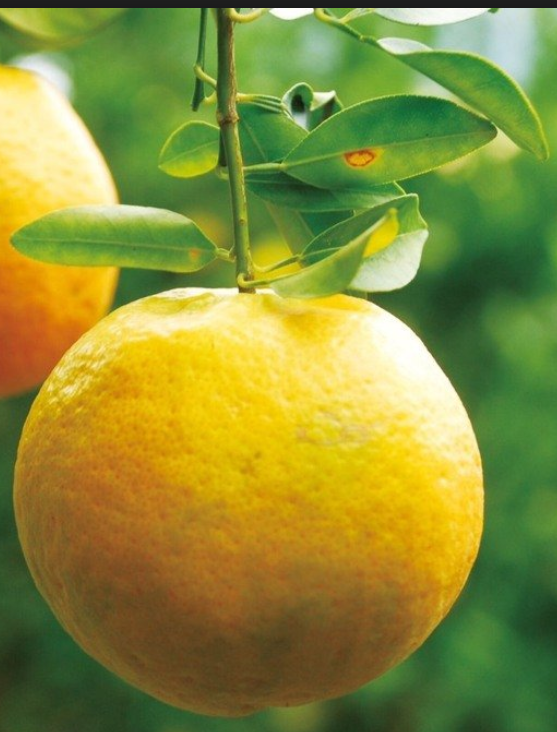
%> input picture project/test4.png, 557 x 732 px
$ octave test4.m   (GNU Octave 9; MATLAB toolbox functions it lacks are replaced by stand-ins)
%> lines starting %> are read from the running program, lines starting %| are printed output that depends on the picture; in (x1, y1, x2, y2) boxes, pixels count from 0 and x2, y2 are one past the last pixel; in counts of white or black regions, pixels touching at a corner belong together; the program's own positions count from 1
clc;
clear;
close all;

% 初始化
rgbimg = imread('test4.png');
%> rgbimg is the input picture: size 732x557x3 uint8; mean R, G, B 137.6, 142.4, 56.2
% figure;
imshow(rgbimg);
r = rgbimg(:, :, 1);
g = rgbimg(:, :, 2);
b = rgbimg(:, :, 3);

grayimg = rgb2gray(rgbimg);
[row, col] = size(grayimg);%行数和列数
%> row = 732; col = 557

hsvimg = rgb2hsv(rgbimg);
%> hsvimg: size 732x557x3 double; mean H, S, V 0.204, 0.637, 0.628
H = hsvimg(:, :, 1);
S = hsvimg(:, :, 2);
V = hsvimg(:, :, 3);
% 初始化

I = H;%提取H色彩空间
% [8 lines of commented-out code are left out]
se = strel('disk', 50);%圆形结构元素
% 腐蚀
Io = imopen(I, se);%形态学开操作
Ie = imerode(I, se);%对图像进行腐蚀
Iobr = imreconstruct(Ie, I);%形态学重建
% 膨胀
Ioc = imclose(Io, se);%形态学关操作
Iobrd = imdilate(Iobr, se);%对图像进行膨胀
Iobrcbr = imreconstruct(imcomplement(Iobrd), imcomplement(Iobr));%形态学重建
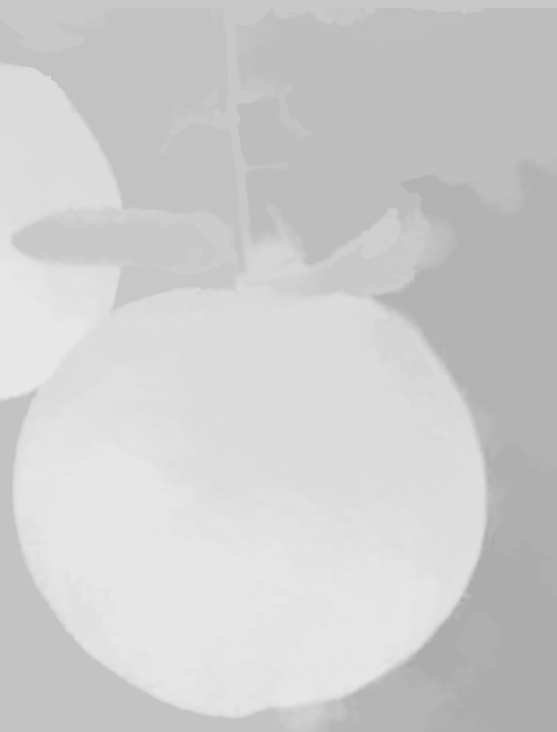
%> Iobrcbr: size 732x557 double; min 0.677, max 0.908, mean 0.806
Iobrcbr = imcomplement(Iobrcbr);%图像求反
bw = imbinarize(Iobrcbr, graythresh(Iobrcbr));%转化为二值图像
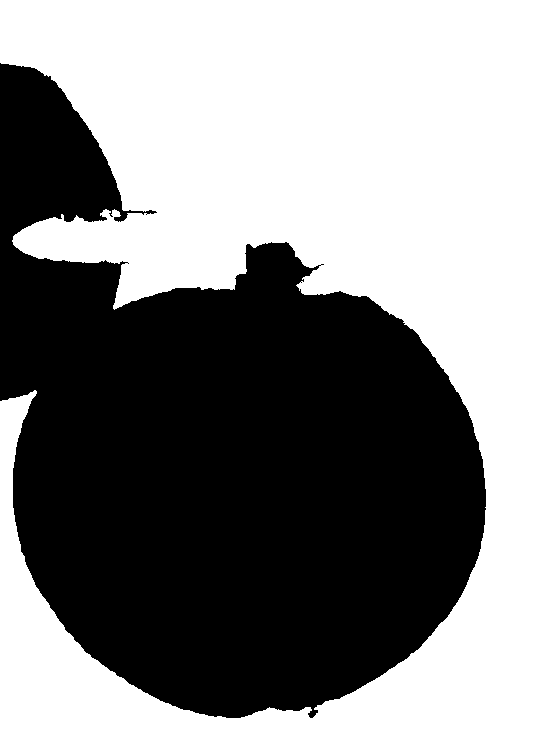
%> bw: size 732x557 logical; 53% white; 1 black region, box (x1, y1, x2, y2) and area: (0, 63, 486, 718) 191606
bw = imcomplement(bw);%图像求反
% figure;
imshow(bw) %显示二值图像
title('Thresholded opening-closing by reconstruction')
% 阈值分割

% 求重心
XProject = sum(bw);%二值图在x轴的投影
%> XProject = 557 values, max 495 at index 65, min 0 at index 487, mean 344
YProject = sum(bw, 2);%二值图在y轴的投影
%> YProject = 732 values, max 473 at index 490, min 0 at index 1, mean 261.8
XProjectSum = XProject;
%> XProjectSum has the same summary as XProject
YProjectSum = YProject;
%> YProjectSum has the same summary as YProject
for i = 2 : col
    XProjectSum(i) = XProjectSum(i) + XProjectSum(i-1);
end
%> after the loop, XProjectSum = 557 values from 338 to 191606
for i = 2 : row
    YProjectSum(i) = YProjectSum(i) + YProjectSum(i-1);
end
%> after the loop, YProjectSum = 732 values from 0 to 191606
%画图
XAxis = 1 : col;
%> XAxis = 557 values from 1 to 557
YAxis = 1 : row;
%> YAxis = 732 values from 1 to 732
figure;
bar(XAxis, XProjectSum);
title('x轴累积直方图');
%> figure, not shown here; tallest bar 191606 high, from x = 485.6 to 486.4
figure;
bar(YAxis, YProjectSum);
title('y轴累积直方图');
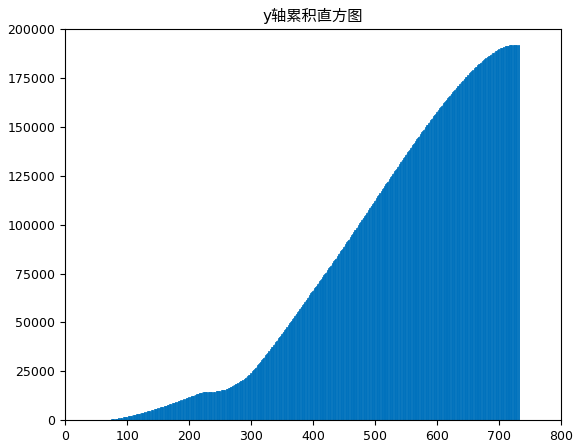
%> figure redrawn from the program's plot data; tallest bar 191606 high, from x = 717.6 to 718.4
% 分别求x轴y轴重心
XHalf = sum(XProject)/2;%求x轴一半
%> XHalf = 95803
YHalf = sum(YProject)/2;%求y轴一半
%> YHalf = 95803
for i = 2 : col
    if XHalf > XProjectSum(i-1) && XHalf < XProjectSum(i)
        break;
    end
end
XCenter = i;%x轴中心
%> XCenter = 221
for i = 2 : row
    if YHalf > YProjectSum(i-1) && YHalf < YProjectSum(i)
        break;
    end
end
YCenter = i;%y轴中心
%> YCenter = 465
bwCenter = bw;
bwCenter(YCenter - 5 : YCenter + 5, XCenter - 5 : XCenter + 5) = 0;
%> bwCenter: size 732x557 logical; 47% white; 1 white region, box (x1, y1, x2, y2) and area: (0, 63, 486, 718) 191485
figure;
imshow(bwCenter);
% 求重心

% 求半径
for i = XCenter : col
    if bw(YCenter, i) == 0
        break;
    end
end
RXR = i - XCenter;
%> RXR = 263
for i = XCenter : -1 : 1
    if bw(YCenter, i) == 0
        break;
    end
end
RXL = XCenter - i;
%> RXL = 207
R = (RXR + RXL) / 2;
%> R = 235
% 求半径

% 根据半径框出ROI
RecLDown = [floor(YCenter - R / 2), floor(XCenter - R / 4)];%矩形左下角的点为RecLDown
%> RecLDown = [347 162]
RecRDown = [floor(YCenter - R / 2), floor(XCenter + R / 4)];%矩形右下角的点为RecRDown
RecLUp = [max(1, floor(YCenter - R / 2 - R)), floor(XCenter - R / 4)];%矩形左上角的点为RECLUp
RecRUp = [max(1, floor(YCenter - R / 2 - R)), floor(XCenter + R / 4)];%矩形右上角的点为RecRUp
ROI = bw(RecLUp(1) : RecRDown(1), RecLDown(2) : RecRUp(2));
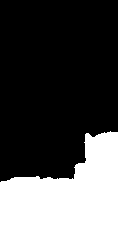
%> ROI: size 236x118 logical; 30.4% white; 1 white region, box (x1, y1, x2, y2) and area: (0, 131, 118, 236) 8454
figure;
imshow(ROI);
% 根据半径框出ROI

% 对ROI进行处理
[ROIrow, ROIcol] = size(ROI);
ROIXProject = sum(ROI);%二值图在x轴的投影
%> ROIXProject = 118 values, max 105 at index 111, min 54 at index 1, mean 71.64
ROIYProject = sum(ROI, 2);%二值图在y轴的投影
%> ROIYProject = 236 values, max 118 at index 183, min 0 at index 1, mean 35.82
ROIXProjectSum = ROIXProject;
%> ROIXProjectSum has the same summary as ROIXProject
ROIYProjectSum = ROIYProject;
%> ROIYProjectSum has the same summary as ROIYProject
for i = 2 : ROIcol
    ROIXProjectSum(i) = ROIXProjectSum(i) + ROIXProjectSum(i-1);
end
%> after the loop, ROIXProjectSum = 118 values from 54 to 8454
for i = 2 : ROIrow
    ROIYProjectSum(i) = ROIYProjectSum(i) + ROIYProjectSum(i-1);
end
%> after the loop, ROIYProjectSum = 236 values from 0 to 8454
% 画图
ROIXAxis = 1 : ROIcol;
ROIYAxis = 1 : ROIrow;
figure;
bar(ROIXAxis, ROIXProject);
title('ROI的x轴直方图');
%> figure, not shown here; tallest bar 105 high, from x = 110.6 to 111.4
figure;
bar(ROIYAxis, ROIYProject);
title('ROI的y轴直方图');
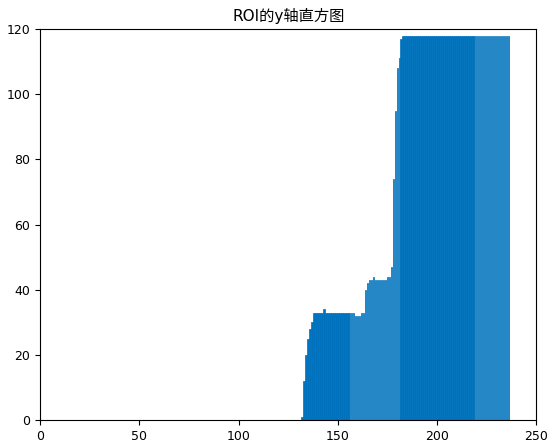
%> figure redrawn from the program's plot data; tallest bar 118 high, from x = 182.6 to 183.4
% 分块
XStep = floor(ROIcol / 10);%x轴每块的大小
YStep = floor(ROIrow / 10);%y轴每块的大小
%初始化xy轴每一块的值
XBlock = zeros(1, 10);
YBlock = zeros(1, 10);
for i = 1 : 10
    if i == 1
        XBlock(1) = ROIXProjectSum(XStep * i);
        YBlock(1) = ROIYProjectSum(YStep * i);
        continue;
    end
    if i == 10
        XBlock(10) = ROIXProjectSum(ROIcol) - ROIXProjectSum(XStep * 9);
        YBlock(10) = ROIYProjectSum(ROIrow) - ROIYProjectSum(YStep * 9);
        break;
    end
    XBlock(i) = ROIXProjectSum(XStep * i) - ROIXProjectSum(XStep * (i - 1));%计算x轴每一块的值
    YBlock(i) = ROIYProjectSum(YStep * i) - ROIYProjectSum(YStep * (i - 1));%计算y轴每一块的值
end
%> after the loop, XBlock = [609 646 649 645 640 635 666 889 1107 1968]; YBlock = [0 0 0 0 0 149 757 1412 2714 3422]
% 画图
ROIXAxis = 1 : 10;
ROIYAxis = 1 : 10;
figure;
bar(ROIXAxis, XBlock);
title('ROI分块后的x轴直方图');
%> figure, not shown here; tallest bar 1968 high, from x = 9.6 to 10.4
figure;
bar(ROIYAxis, YBlock);
title('ROI分块后的y轴直方图');
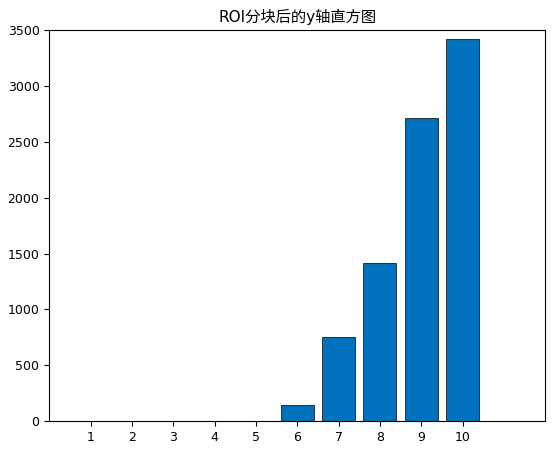
%> figure redrawn from the program's plot data; tallest bar 3422 high, from x = 9.6 to 10.4
% 确定最终的切割点
[ROIXMax, ROIXPlace] = max(XBlock);%确定切割位置的x轴坐标
%> ROIXMax = 1968; ROIXPlace = 10
i = 10;%初始化i
if YBlock(10) == ROIcol * (ROIrow - 9 * YStep)
    for i = 9 : -1 : 1
        if YBlock(i) ~= ROIcol * YStep
            break;
        end
    end
end
ROIYPlace = i - 1;
% 对ROI进行处理

% 转换到原坐标下并作图
XPlaceL = (ROIXPlace - 1) * XStep + RecLDown(2) - 1;
%> XPlaceL = 260
XPlaceR = ROIXPlace * XStep + RecLDown(2) - 1;
%> XPlaceR = 271
YPlaceU = (ROIYPlace - 1) * YStep + RecLUp(1) - 1;
YPlaceD = ROIYPlace * YStep + RecLUp(1) - 1;
FinalImg = bw;
FinalImg(YPlaceU : YPlaceD, XPlaceL : XPlaceR) = 0;
%> FinalImg: size 732x557 logical; 46.9% white; 1 white region, box (x1, y1, x2, y2) and area: (0, 63, 486, 718) 191318
figure;
imshow(FinalImg);
figure;
Finalrgbimg = rgbimg;
Finalrgbimg(YPlaceU : YPlaceD, XPlaceL-15 : XPlaceR-15, 1) = 256;
Finalrgbimg(YPlaceU : YPlaceD, XPlaceL-15 : XPlaceR-15, 2 : 3) = 1;
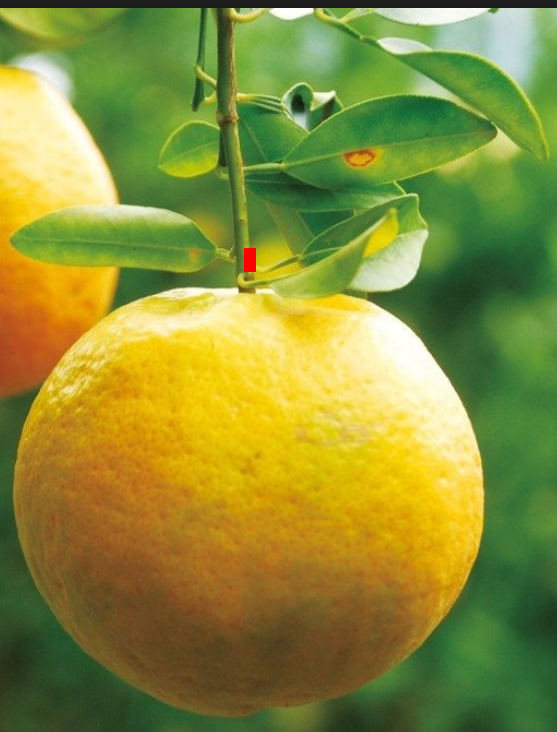
%> Finalrgbimg: size 732x557x3 uint8; mean R, G, B 137.6, 142.3, 56.2
imshow(Finalrgbimg);
% [9 lines of commented-out code are left out]
